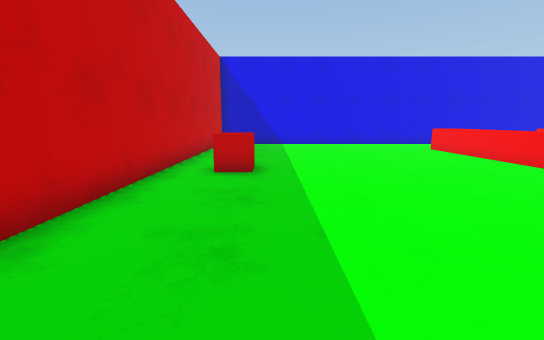
View 1 (above)

17 first-person views from a walk through a Unity game level. The camera is 1.3 m above the floor, tilts 10° down and sees 90° across. Doors are open. The floor is counted in squares, 1 m on a side. Each view is taken from the middle of a square. On the plan, view 1 faces up. The plan holds only what a view shows up to about 13 squares ahead; the rest is blank. The place goes on beyond the plan. The player character is not drawn. Some animated figures are not drawn. Surface patterns are stand-ins for the level's own textures.

View 2
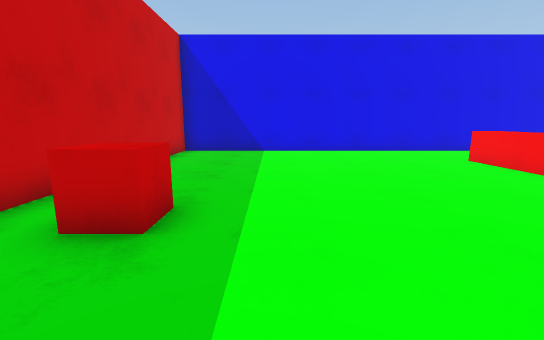

View 3
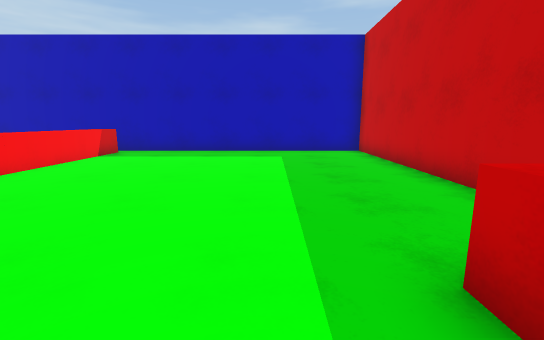

View 4
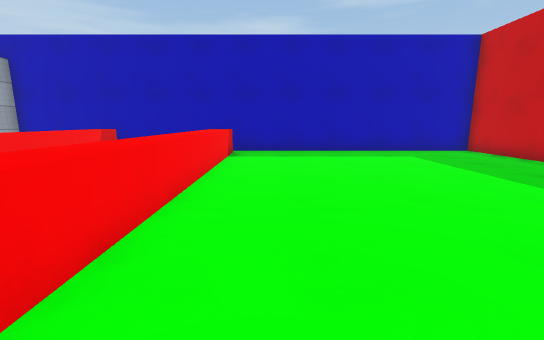

View 5
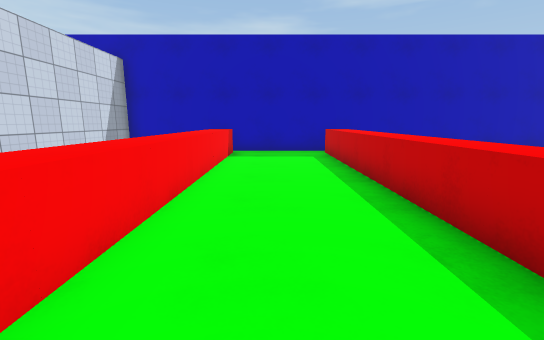

View 6
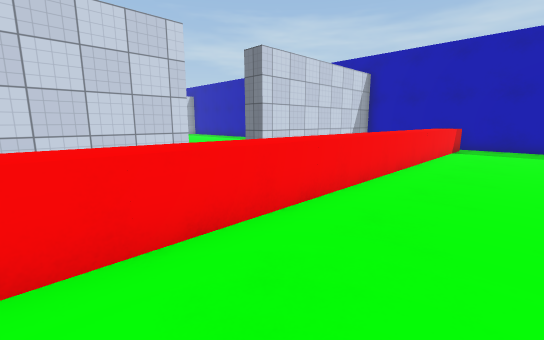

View 7
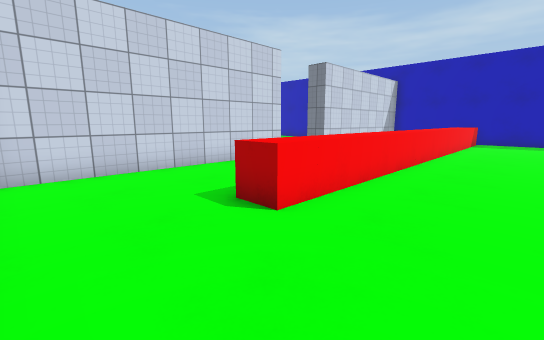

View 8
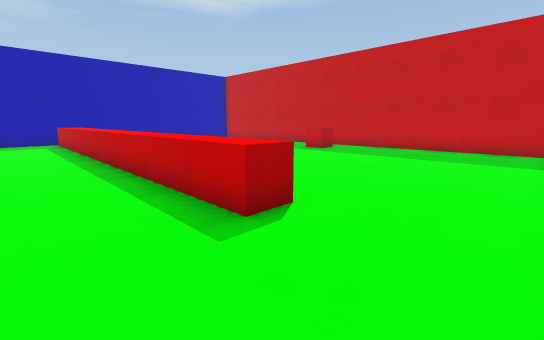

View 9
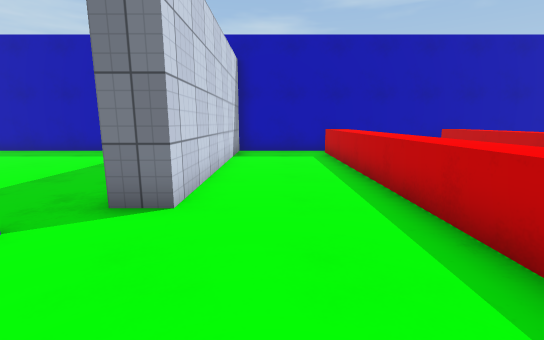

View 10
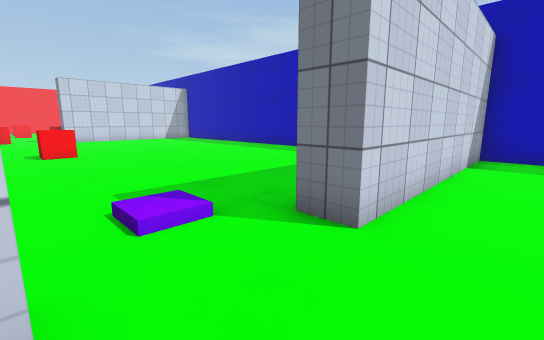

View 11
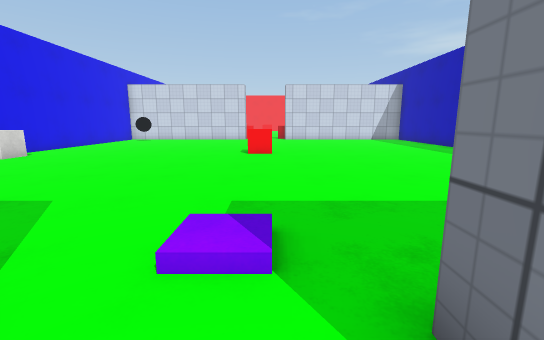

View 12
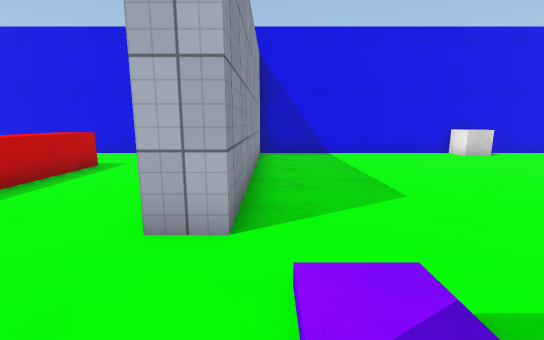

View 13
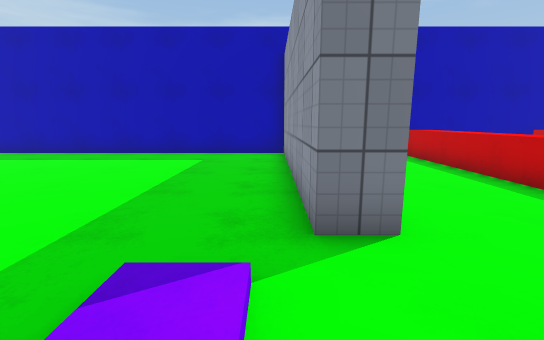

View 14
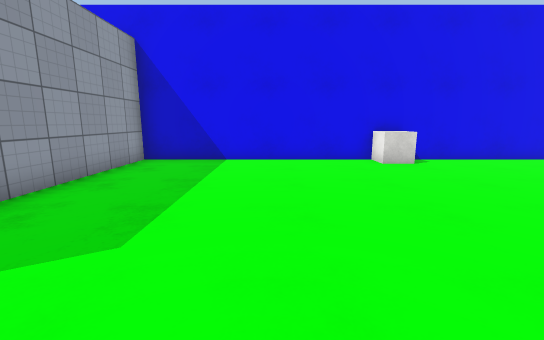

View 15
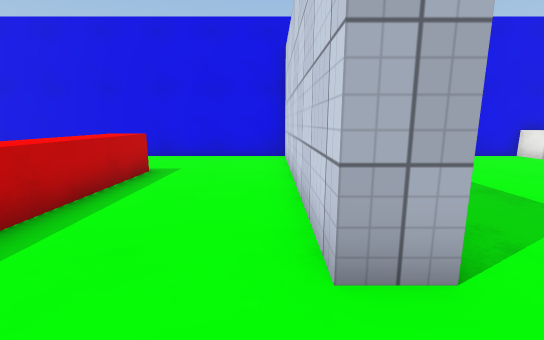

View 16
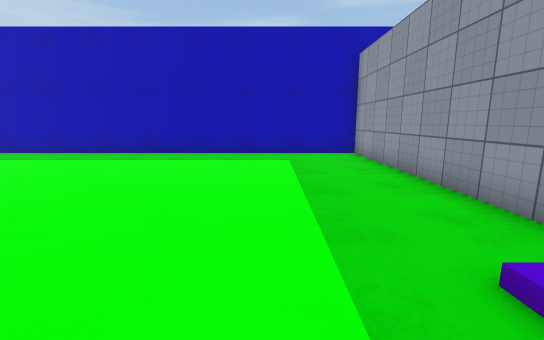

View 17
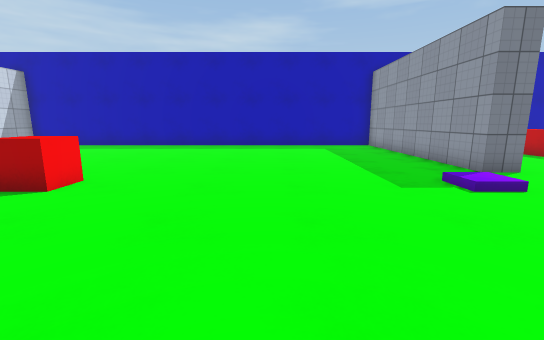

### Floor plan
Points are (right, up) in squares from view 1. A wall is a line through its corners. A room is listed if a view was taken in it or the views show most of it. See-through windows are left out.
Room 1 (views 1, 2, 3, 4, 5, 6, 7, 8, 9, 10, 11, 15)
walls: (17.5, 8) (17.5, 16.5) (-3, 16.5) (-3, -3.5) (17.5, -3.5) (17.5, 5)
ways out: open door at (18, 6.5) to room 2
objects: other object (-1, 7) to (-1, 8); other object (8, -2); other object (8, -1); other object (8, 0); other object (8, 1); other object (8, 2); other object (8, 3); other object (8, 4); other object (8, 5); other object (8, 6); other object (8, 7); other object (8, 8); other object (8, 9); other object (8, 10); other object (8, 11); other object (8, 12); other object (8, 13); other object (13, -2); other object (13, -1); other object (13, 0); other object (13, 1); other object (13, 2); other object (13, 3); other object (13, 4); other object (13, 5); other object (13, 6); other object (13, 7); other object (13, 8); other object (13, 9); other object (13, 10); other object (13, 11); other object (13, 12); other object (13, 13)
Room 2 (views 12, 13, 14, 16, 17)
walls: (18.5, 5) (18.5, -3.5) (30.5, -3.5); (30.5, 16.5) (18.5, 16.5) (18.5, 8)
low walls: (27.6, 15.5) (26.5, 15.5) (26.5, 16.5)
ways out: open door at (18, 6.5) to room 1
objects: other object (20, 6); other object (29, 6) to (29, 7)

Positions as (right, up) in squares from view 1, and headings:
1: (0, 0), facing up
2: (1, 4), facing up
3: (1, 9), facing down
4: (6, 9), facing down
5: (11, 9), facing down
6: (10, 12), facing down-right
7: (10, 16), facing down-right
8: (11, 16), facing down-left
9: (16, 9), facing down
10: (16, 8), facing down-right
11: (17, 6), facing right
12: (19, 5), facing up
13: (19, 8), facing down
14: (23, 7), facing up
15: (17, 6), facing up
16: (22, 8), facing down
17: (24, 12), facing down
